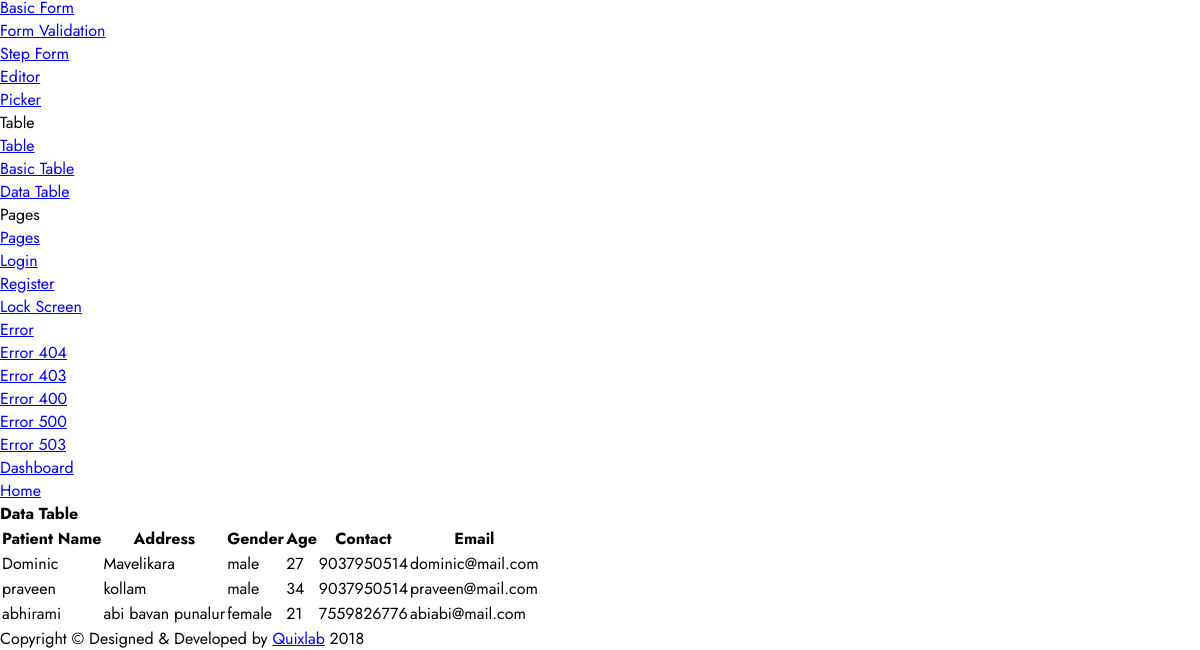
Page /adminpatientview (lower part) on the earlier database version.
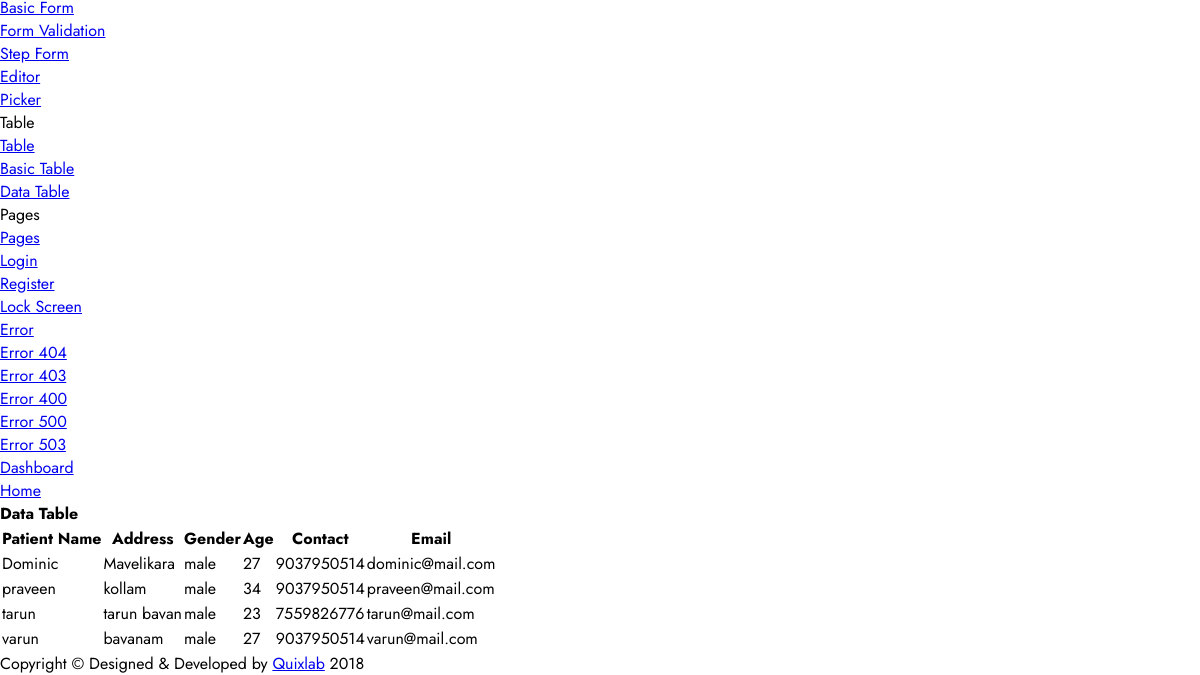
Same page on the later database version.
### imfapp/models.py (models this page shows, shortened)
class PatientRegister(models.Model):
   patient_name=models.CharField(max_length=255)
   address=models.CharField(max_length=255)
   gender=models.CharField(max_length=255)
   age=models.IntegerField()
   patient_contact=models.CharField(max_length=20)
   login_id=models.ForeignKey('Login',on_delete=models.CASCADE)
   MRnumber = models.CharField(max_length=20, unique=True, editable=False)

class Login(models.Model):
    email = models.EmailField()
    password = models.CharField(max_length=255)
    usertype=models.IntegerField(default=0,null=True)
    login_status=models.IntegerField(default=0)

### imfapp/views.py (the view)
# urls.py: path('adminpatientview',views.adminpatientview,name='adminpatientview'),
def adminpatientview(request):
    view_id=PatientRegister.objects.all()
    return render(request,'adminpatview.html',{'data':view_id})

### imfapp/templates/adminpatview.html (shortened to what this page needs)
{% load static %}
<!DOCTYPE html>
<html lang="en">
<head>
    <link href="{% static 'admin/plugins/tables/css/datatable/dataTables.bootstrap4.min.css' %}" rel="stylesheet">
    <link href="{% static 'admin/css/style.css' %}" rel="stylesheet">
</head>
<body>
    <div id="main-wrapper">
        <div class="nk-sidebar">
            <div class="nk-nav-scroll">
                <ul class="metismenu" id="menu">
                    <li>
                        <ul aria-expanded="false">
                            <li><a href="{% static 'admin/form-basic.html' %}">Basic Form</a></li>
                            <li><a href="{% static 'admin/form-validation.html' %}">Form Validation</a></li>
                            <li><a href="{% static 'admin/form-step.html' %}">Step Form</a></li>
                            <li><a href="{% static 'admin/form-editor.html' %}">Editor</a></li>
                            <li><a href="{% static 'admin/form-picker.html' %}">Picker</a></li>
                        </ul>
                    </li>
                    <li class="nav-label">Table</li>
                    <li>
                        <a class="has-arrow" href="{% static 'admin/javascript:void()' %}" aria-expanded="false">
                            <span class="nav-text">Table</span>
                        </a>
                        <ul aria-expanded="false">
                            <li><a href="{% static 'admin/table-basic.html' %}" aria-expanded="false">Basic Table</a></li>
                            <li><a href="{% static 'admin/table-datatable.html' %}" aria-expanded="false">Data Table</a></li>
                        </ul>
                    </li>
                    <li class="nav-label">Pages</li>
                    <li>
                        <a class="has-arrow" href="{% static 'admin/javascript:void()' %}" aria-expanded="false">
                            <span class="nav-text">Pages</span>
                        </a>
                        <ul aria-expanded="false">
                            <li><a href="{% static 'admin/page-login.html' %}">Login</a></li>
                            <li><a href="{% static 'admin/page-register.html' %}">Register</a></li>
                            <li><a href="{% static 'admin/page-lock.html' %}">Lock Screen</a></li>
                            <li><a class="has-arrow" href="{% static 'admin/javascript:void()' %}" aria-expanded="false">Error</a>
                                <ul aria-expanded="false">
                                    <li><a href="{% static 'admin/page-error-404.html' %}">Error 404</a></li>
                                    <li><a href="{% static 'admin/page-error-403.html' %}">Error 403</a></li>
                                    <li><a href="{% static 'admin/page-error-400.html' %}">Error 400</a></li>
                                    <li><a href="{% static 'admin/page-error-500.html' %}">Error 500</a></li>
                                    <li><a href="{% static 'admin/page-error-503.html' %}">Error 503</a></li>
                                </ul>
                            </li>
                        </ul>
                    </li>
                </ul>
            </div>
        </div>
        <div class="content-body">
            <div class="row page-titles mx-0">
                <div class="col p-md-0">
                    <ol class="breadcrumb">
                        <li class="breadcrumb-item"><a href="{% static 'admin/javascript:void(0)' %}">Dashboard</a></li>
                        <li class="breadcrumb-item active"><a href="{% static 'admin/javascript:void(0)' %}">Home</a></li>
                    </ol>
                </div>
            </div>
            <div class="container-fluid">
                <div class="row">
                    <div class="col-12">
                        <div class="card">
                            <div class="card-body">
                                <h4 class="card-title">Data Table</h4>
                                <div class="table-responsive">
                                    <table class="table table-striped table-bordered zero-configuration">
                                        <thead>
                                            <tr>
                                                <th>Patient Name</th>
                                                <th>Address</th>
                                                <th>Gender</th>
                                                <th>Age</th>
                                                <th>Contact</th>
                                                <th>Email</th>
                                            </tr>
                                        </thead>
                                        <tbody>
                                            {% for a in data %}
                                            <tr>
                                            <td>{{a.patient_name}}</td>
                                            <td>{{a.address}}</td>
                                            <td>{{a.gender}}</td>
                                            <td>{{a.age}}</td>
                                            <td>{{a.patient_contact}}</td>
                                            <td>{{a.login_id.email}}</td>
                                        </tr>
                                        {% endfor %}
                                    </table>
                                </div>
                            </div>
                        </div>
                    </div>
                </div>
            </div>
        </div>
        <div class="footer">
            <div class="copyright">
                <p>Copyright &copy; Designed & Developed by <a href="{% static 'admin/https://themeforest.net/user/quixlab' %}">Quixlab</a> 2018</p>
            </div>
        </div>
    </div>
</body>
</html>

### imfapp/static/mainproj/medtech/assets/css/style.css (style rules this page uses)
html { scroll-behavior: smooth; }
body { font-family: 'Jost', sans-serif; }
* { margin: 0; padding: 0; box-sizing: border-box; }
:root { --primary--color: #ffffff; --secondary--color: #074560; --text-color: #52656d; --accent-color: #ff8a00; --green-color: #1da678; }

Differences in the rows shown:
changed PatientRegister: patient_name "abhirami" → "tarun"; address "abi bavan punalur" → "tarun bavan"; gender "female" → "male"; age "21" → "23"; login_id.email "abiabi@mail.com" → "tarun@mail.com"
added PatientRegister: patient_name "varun", address "bavanam", gender "male", age "27", patient_contact "9037950514", login_id.email "varun@mail.com"
